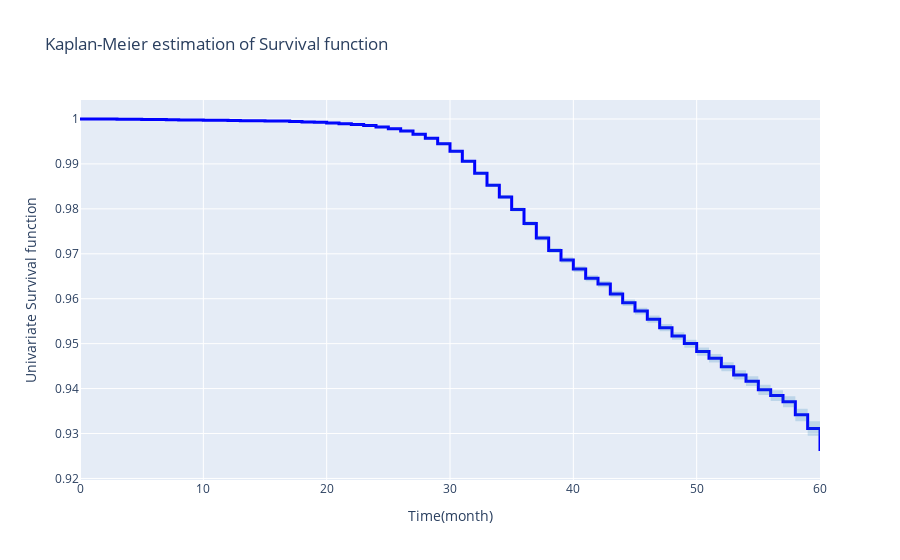

The code cell stored with this chart in its notebook:
### Markdown cell above
# Univariate Kaplam-Mierr estimation of the survival function
<p style='text-align: justify;'> Regarding my experiences in the modeling of some problems in the field of condensed matter physics and some data science and machine learning methods, having a general intuition around the solution always helps the modeler to design more efficient procedures to implement and obtain more accurate results. To this end, before exploring further the calculation of the survival function for a given feature. I would like to apply the Kaplan-Meier estimation of the survival function which only considers the time variable and status. Because it does not consider the effect of the covariates, it only provides a rough estimation of the survival function of the portfolio. The below cell indicates the Kaplan-Mierr estimation of the survival function of the portfolio. </p>

### Code cell
# Create Object of Kaplan-Meier Fitter
kmf_mortgage = KaplanMeierFitter().fit(Data['time'], Data['status_time'])

fig = go.Figure()

fig.add_trace(go.Scatter(
    x = kmf_mortgage.survival_function_.index, \
    y = kmf_mortgage.survival_function_['KM_estimate'],
    line = dict(shape = 'hv', width = 3, color = 'blue'),
    showlegend = False
))

fig.add_trace(go.Scatter(
    x = kmf_mortgage.confidence_interval_.index, 
    y = kmf_mortgage.confidence_interval_['KM_estimate_upper_0.95'],
    line = dict(shape = 'hv', width = 0),
    showlegend = False,
))

fig.add_trace(go.Scatter(
    x = kmf_mortgage.confidence_interval_.index,
    y = kmf_mortgage.confidence_interval_['KM_estimate_lower_0.95'],
    line = dict(shape = 'hv', width = 0),
    fill = 'tonexty',
    fillcolor = 'rgba(31, 119, 180, 0.2)',
    showlegend = False
))

fig.update_layout( xaxis_title = "Time(month)", yaxis_title = "Univariate Survival function",\
                   title = 'Kaplan-Meier estimation of Survival function')

fig.show()

### Figure 1 — Plotly figure (JSON) as saved in the notebook; plotly's stock layout.template omitted (floating-point values rounded to 4 significant figures)
{"data": [{"line": {"color": "blue", "shape": "hv", "width": 3}, "showlegend": false, "type": "scatter", "x": [0, 1, 2, 3, 4, 5, 6, 7, 8, 9, 10, 11, 12, 13, 14, 15, 16, 17, 18, 19, 20, 21, 22, 23, 24, 25, 26, 27, 28, 29, 30, 31, 32, 33, 34, 35, 36, 37, 38, 39, 40, 41, 42, 43, 44, 45, 46, 47, 48, 49, 50, 51, 52, 53, 54, 55, 56, 57, 58, 59, 60], "y": [1, 1.0, 1.0, 1.0, 0.9999, 0.9999, 0.9999, 0.9998, 0.9998, 0.9998, 0.9997, 0.9997, 0.9997, 0.9996, 0.9996, 0.9996, 0.9995, 0.9995, 0.9993, 0.9993, 0.9991, 0.9989, 0.9988, 0.9985, 0.9982, 0.9978, 0.9973, 0.9966, 0.9957, 0.9945, 0.9928, 0.9906, 0.9879, 0.9852, 0.9826, 0.9798, 0.9768, 0.9735, 0.9707, 0.9686, 0.9666, 0.9646, 0.9633, 0.9611, 0.9591, 0.9573, 0.9555, 0.9536, 0.9517, 0.95, 0.9483, 0.9468, 0.9449, 0.943, 0.9417, 0.9397, 0.9384, 0.9371, 0.9342, 0.9311, 0.9261]}, {"line": {"shape": "hv", "width": 0}, "showlegend": false, "type": "scatter", "x": [0, 1, 2, 3, 4, 5, 6, 7, 8, 9, 10, 11, 12, 13, 14, 15, 16, 17, 18, 19, 20, 21, 22, 23, 24, 25, 26, 27, 28, 29, 30, 31, 32, 33, 34, 35, 36, 37, 38, 39, 40, 41, 42, 43, 44, 45, 46, 47, 48, 49, 50, 51, 52, 53, 54, 55, 56, 57, 58, 59, 60], "y": [1, 1.0, 1.0, 1.0, 0.9999, 0.9999, 0.9999, 0.9999, 0.9998, 0.9998, 0.9998, 0.9997, 0.9997, 0.9997, 0.9996, 0.9996, 0.9996, 0.9995, 0.9994, 0.9993, 0.9992, 0.999, 0.9988, 0.9986, 0.9983, 0.9979, 0.9974, 0.9968, 0.9959, 0.9947, 0.9931, 0.9909, 0.9882, 0.9856, 0.983, 0.9803, 0.9772, 0.974, 0.9713, 0.9692, 0.9672, 0.9652, 0.9639, 0.9618, 0.9598, 0.958, 0.9562, 0.9544, 0.9526, 0.9509, 0.9492, 0.9477, 0.9458, 0.9441, 0.9427, 0.9409, 0.9396, 0.9383, 0.9355, 0.9327, 0.9283]}, {"fill": "tonexty", "fillcolor": "rgba(31, 119, 180, 0.2)", "line": {"shape": "hv", "width": 0}, "showlegend": false, "type": "scatter", "x": [0, 1, 2, 3, 4, 5, 6, 7, 8, 9, 10, 11, 12, 13, 14, 15, 16, 17, 18, 19, 20, 21, 22, 23, 24, 25, 26, 27, 28, 29, 30, 31, 32, 33, 34, 35, 36, 37, 38, 39, 40, 41, 42, 43, 44, 45, 46, 47, 48, 49, 50, 51, 52, 53, 54, 55, 56, 57, 58, 59, 60], "y": [1, 1.0, 1.0, 0.9999, 0.9999, 0.9999, 0.9998, 0.9998, 0.9998, 0.9997, 0.9997, 0.9997, 0.9996, 0.9996, 0.9995, 0.9995, 0.9995, 0.9994, 0.9993, 0.9992, 0.999, 0.9988, 0.9987, 0.9984, 0.9981, 0.9977, 0.9972, 0.9965, 0.9956, 0.9943, 0.9926, 0.9903, 0.9876, 0.9849, 0.9822, 0.9794, 0.9763, 0.973, 0.9702, 0.968, 0.966, 0.9639, 0.9626, 0.9603, 0.9584, 0.9565, 0.9547, 0.9527, 0.9508, 0.9491, 0.9473, 0.9458, 0.9439, 0.942, 0.9406, 0.9386, 0.9373, 0.9358, 0.9327, 0.9295, 0.9239]}], "layout": {"autosize": true, "title": {"text": "Kaplan-Meier estimation of Survival function"}, "xaxis": {"autorange": true, "range": [0, 60], "title": {"text": "Time(month)"}, "type": "linear"}, "yaxis": {"autorange": true, "range": [0.9197, 1.004], "title": {"text": "Univariate Survival function"}, "type": "linear"}}}
